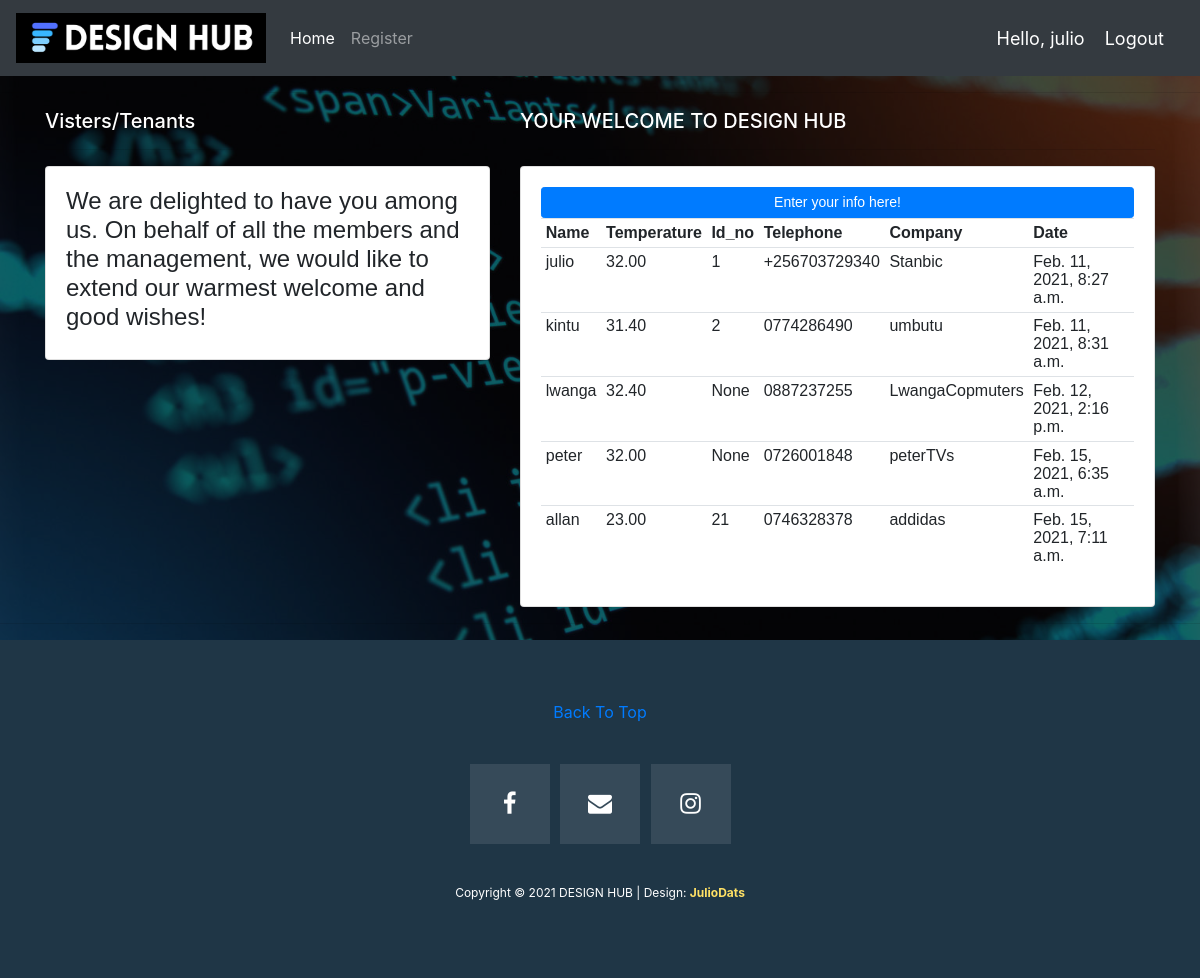
The app's page / (signed in) with its own data.
### checkin/models.py (models this page shows, shortened)
class visitor(models.Model):
    Name=models.CharField(max_length=40)
    Temperature=models.DecimalField(max_digits=10,decimal_places=2)
    Company=models.CharField(max_length=40)
    user_id=models.IntegerField(null=True, blank=True)
    Telephone=models.CharField(max_length=13)
    Date_created=models.DateTimeField(auto_now_add=True)

### checkin/views.py (the view)
# urls.py: 2. Add a URL to urlpatterns:  path('', views.home, name='home')
@login_required(login_url='login')
def home(request):
    home=visitor.objects.all()
    return render(request,'checkin/home.html',{'home':home})

### checkin/templates/checkin/home.html (shortened to what this page needs)
{% extends 'checkin/main.html' %}
{% block content %}
<div class="container">
    <div class="row">
      <div class="col-md-5">
          <h5 id="p">Visters/Tenants</h5>
            <hr>
            <div class="card card-body">
                <h4>We are delighted to have you among us. On behalf of all the members and the management, we would like to extend our warmest welcome and good wishes!</h4>
            </div>
        </div>
        <div class="col-md">
            <h5 id="p">YOUR WELCOME TO DESIGN HUB</h5>
                <hr>
                <div class="card card-body">
                    <a class="btn btn-primary btn-sm btn-block" href="{% url 'register' %}">Enter your info here!</a>
                    <table class="table table-sm">
                        <tr>
                            <th>Name</th>
                            <th>Temperature</th>
                            <th>Id_no</th>
                            <th>Telephone</th>
                            <th>Company</th>
                            <th>Date</th>
                        </tr>
                        {% for i in home %}
                            <tr>
                                <td>{{i.Name}}</td>
                                <td>{{i.Temperature}}</td>
                                <td>{{i.user_id}}</td>
                                <td>{{i.Telephone}}</td>
                                <td>{{i.Company}}</td>
                                <td>{{i.Date_created}}</td>
                            </tr>
                        {% endfor %}
                    </table>
                </div>
        </div>
    </div>
</div>
{% endblock %}

### checkin/templates/checkin/main.html (shortened to what this page needs)
{% load static %}
<!DOCTYPE html>
<html lang="en">
<head>
    <link rel="stylesheet" type="text/css" href="https://stackpath.bootstrapcdn.com/font-awesome/4.7.0/css/font-awesome.min.css">
    <link rel="stylesheet" href="https://stackpath.bootstrapcdn.com/bootstrap/4.5.0/css/bootstrap.min.css" >
    <link rel="stylesheet" type="text/css" href="//cdn.jsdelivr.net/npm/slick-carousel@1.8.1/slick/slick.css"/>
    <link rel="stylesheet" href="{% static '/css/main.css' %}">
    <link rel="stylesheet" href="https://maxcdn.bootstrapcdn.com/bootstrap/4.0.0/css/bootstrap.min.css">
</head>
<body>
    {% include 'checkin/navbar.html' %}
    <hr>
    {% block content %}
    {% endblock %}
    <hr>
    <footer>
        <div class="container">
            <div class="row">
                <div class="col-md-12">
                    <div class="primary-button">
                        <a href="#" class="scroll-top">Back To Top</a>
                    </div>
                </div>
                <div class="col-md-12">
                    <ul class="social-icons">
                        <li><a href=""><i class="fa fa-facebook"></i></a></li>
                        <li><a href=""><i class="fa fa-envelope" aria-hidden="true"></i></a></li>
                        <li><a href=""><i class="fa fa-instagram"></i></a></li>
                    </ul>
                </div>
                <div class="col-md-12">
                    <p>Copyright &copy; 2021 DESIGN HUB
                | Design: <em>JulioDats</em></p>
                </div>
            </div>
        </div>
    </footer>
</body>
</html>

### checkin/templates/checkin/navbar.html (shortened to what this page needs)
{% load static %}
<nav class="navbar navbar-expand-lg navbar-dark bg-dark">
    <a class="navbar-brand" href="{% url 'home' %}">
      <img src="{% static 'images/6.png' %}" class="img-responsive" alt="">
    </a>
    <div class="collapse navbar-collapse" id="navbarNav">
      <ul class="navbar-nav">
        <li class="nav-item active">
          <a class="nav-link" href="{% url 'users' %}">Home</a>
        </li>
        <li class="nav-item">
          <a class="nav-link" href="{% url 'register' %}">Register</a>
        </li>
      </ul>
    </div>
    <span class="hello-msg">Hello, {{request.user}}</span>
    <span ><a  class="hello-msg" href="{% url 'logout' %}">Logout</a></span>
</nav>

### checkin/templates/checkin/navbar.html (style rules this page uses)
.hello-msg { font-size: 18px; color: #fff; margin-right: 20px; }
.img-responsive { height: auto; width: auto; max-width: 250px; max-height: 72px; }

### checkin/templates/checkin/home.html (style rules this page uses)
#p { color: #fff; }
.card { font: 1em sans-serif; }

### records on screen
visitor: Name "julio", Temperature "32.00", user_id "1", Telephone "+256703729340", Company "Stanbic", Date_created "Feb. 11, 2021, 8:27 a.m."
visitor: Name "kintu", Temperature "31.40", user_id "2", Telephone "0774286490", Company "umbutu", Date_created "Feb. 11, 2021, 8:31 a.m."
visitor: Name "lwanga", Temperature "32.40", user_id "None", Telephone "0887237255", Company "LwangaCopmuters", Date_created "Feb. 12, 2021, 2:16 p.m."
visitor: Name "peter", Temperature "32.00", user_id "None", Telephone "0726001848", Company "peterTVs", Date_created "Feb. 15, 2021, 6:35 a.m."
visitor: Name "allan", Temperature "23.00", user_id "21", Telephone "0746328378", Company "addidas", Date_created "Feb. 15, 2021, 7:11 a.m."

### other values on screen
{{ request.user }} "julio"
